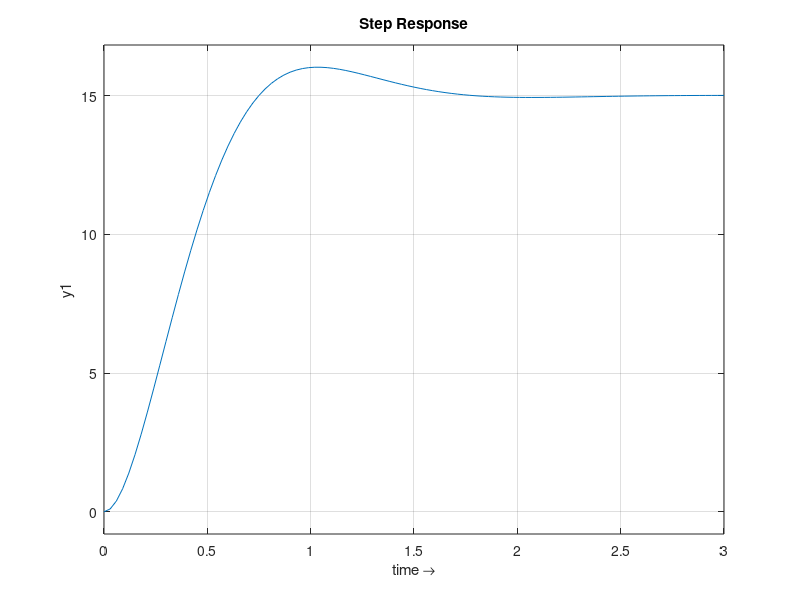

This figure's MATLAB source:
pkg load control

clc;
clear alll;
close all;

k = 15; % open loop gain
z = 0.65;
wn = 4;

num = [k*wn*wn]
den = [1 2*z*wn wn*wn]

g = tf(num, den)
step(g)
xlabel('time \rightarrow')

wd = wn * sqrt( 1 - z*z)
fi = atan(sqrt(1 - z*z)/z)
tr = (pi -fi)/wd
tp = pi/wd
ts = 4/(z*wn)

pause
